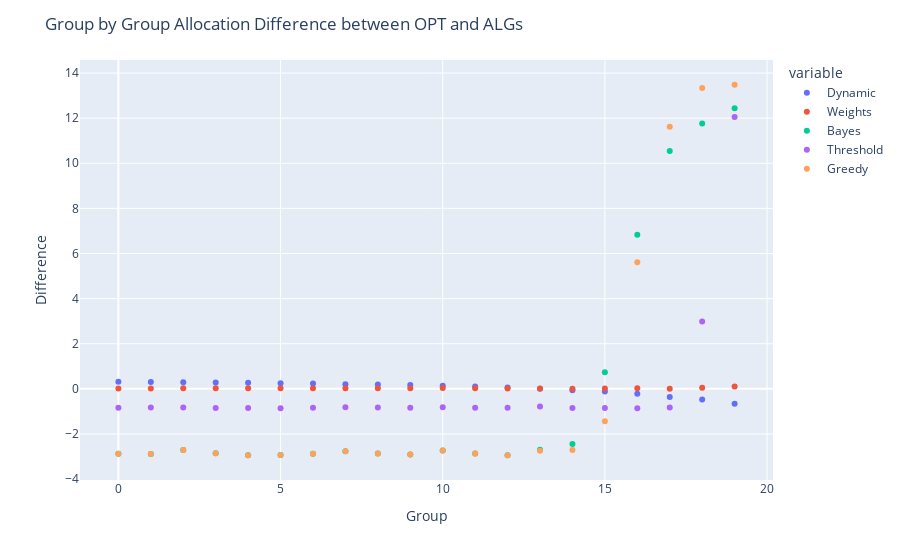

Notebook cell for this chart:
### Markdown cell above
## Fairness Comparisons using Utility

### Code cell
group = np.arange(n)
budget = .9*15*n
group_expected_demands = np.zeros(n) + 15
score_weights = np.zeros((n,num_iterations))
score_bayes = np.zeros((n,num_iterations))
score_dynamic = np.zeros((n,num_iterations))
score_greedy = np.zeros((n,num_iterations))
score_threshold = np.zeros((n,num_iterations))
env = np.zeros((5,num_iterations))
po = np.zeros((5,num_iterations))
prop = np.zeros((5,num_iterations))
linf = np.zeros((5, num_iterations))
for i in range(num_iterations):
    group_demands = np.random.choice(size=n, a=support, p=vals)
    opt = waterfilling_waste(group_demands,budget)
    bayes = waterfilling_bayesian(group_demands, opt_policy[(max_n-n):(max_n+1),:], budget, b_grid, grid_size)
    
    # comparing the Bayes algorithm
    score_bayes[:,i] = opt - bayes
    env[0,i] = max(0,np.amax(envy_utility(bayes,group_demands)))
    po[0,i] = excess(bayes,budget)
    prop[0,i] = np.amax(proportionality_utility(bayes,group_demands,budget))
    linf[0,i] = np.amax(score_bayes[:,i])
    
    # comparing exp-demand
    weights_alloc = waterfilling_weights_waste(weights, sorted_distribution, group_demands,budget)
    score_weights[:,i] = opt - weights_alloc
    env[1,i] = max(0,np.amax(envy_utility(weights_alloc,group_demands)))
    po[1,i] = excess(weights_alloc,budget)
    prop[1,i] = np.amax(proportionality_utility(weights_alloc,group_demands,budget))
    linf[1,i] = np.amax(score_weights[:,i])
    
    # comparing exp-number
    dynamic = waterfilling_dynamic_waste(group_expected_demands,group_demands,budget)
    score_dynamic[:,i] = opt - dynamic
    env[2,i] = max(0,np.amax(envy_utility(dynamic,group_demands)))
    po[2,i] = excess(dynamic,budget)
    prop[2,i] = np.amax(proportionality_utility(dynamic,group_demands,budget))
    linf[2,i] = np.amax(score_dynamic[:,i])
    
    # comparing greedy
    greedy_alloc = greedy(group_demands,budget)
    score_greedy[:,i] = opt - greedy_alloc
    env[3,i] = max(0,np.amax(envy_utility(greedy_alloc,group_demands)))
    po[3,i] = excess(greedy_alloc,budget)
    prop[3,i] = np.amax(proportionality_utility(greedy_alloc,group_demands,budget))
    linf[3,i] = np.amax(score_greedy[:,i])
    
    # comparing threshold
    threshold = constant_threshold(group_demands,budget,expected_demand)
    score_threshold[:,i] = opt - threshold
    env[4,i] = max(0,np.amax(envy_utility(threshold,group_demands)))
    po[4,i] = excess(threshold,budget)
    prop[4,i] = np.amax(proportionality_utility(threshold,group_demands,budget))
    linf[4,i] = np.amax(score_threshold[:,i])
score_bayes = np.average(score_bayes, axis=1)
score_weights = np.average(score_weights, axis=1)
score_dynamic = np.average(score_dynamic, axis=1)
score_greedy = np.average(score_greedy, axis=1)
score_threshold = np.average(score_threshold, axis=1)
env = np.average(env,axis=1)
po = np.average(po,axis=1)
prop = np.average(prop,axis=1)
linf = np.average(linf,axis=1)
print('bayes, weights, dynamic, greedy, threshold')
print('envy:')
print(env)
print('po')
print(po)
print('prop')
print(prop)
print('linf')
print(linf)
data_dict = {'Group':group,'Dynamic':score_dynamic,'Weights':score_weights, 'Bayes':score_bayes, 'Threshold':score_threshold,'Greedy':score_greedy}
df_uniform = pd.DataFrame(data_dict).melt(id_vars="Group")
df_uniform.to_csv('../../data/gaussian/GroupAllocationDifference.csv')
fig = px.scatter(df_uniform, x="Group", y="value", color='variable')
fig.update_layout(
    title="Group by Group Allocation Difference between OPT and ALGs",
    xaxis_title="Group",
    yaxis_title="Difference")
fig.show()

### Figure 1 — Plotly figure (JSON) as saved in the notebook; plotly's stock layout.template omitted (floating-point values rounded to 4 significant figures)
{"data": [{"hovertemplate": "variable=Dynamic<br>Group=%{x}<br>value=%{y}<extra></extra>", "legendgroup": "Dynamic", "marker": {"color": "#636efa", "symbol": "circle"}, "mode": "markers", "name": "Dynamic", "orientation": "v", "showlegend": true, "type": "scatter", "x": [0, 1, 2, 3, 4, 5, 6, 7, 8, 9, 10, 11, 12, 13, 14, 15, 16, 17, 18, 19], "xaxis": "x", "y": [0.3118, 0.3014, 0.2921, 0.2866, 0.2662, 0.2533, 0.2325, 0.205, 0.1922, 0.1694, 0.1405, 0.1043, 0.05633, 0.006713, -0.0563, -0.1134, -0.2213, -0.3607, -0.4677, -0.6548], "yaxis": "y"}, {"hovertemplate": "variable=Weights<br>Group=%{x}<br>value=%{y}<extra></extra>", "legendgroup": "Weights", "marker": {"color": "#EF553B", "symbol": "circle"}, "mode": "markers", "name": "Weights", "orientation": "v", "showlegend": true, "type": "scatter", "x": [0, 1, 2, 3, 4, 5, 6, 7, 8, 9, 10, 11, 12, 13, 14, 15, 16, 17, 18, 19], "xaxis": "x", "y": [0.01485, 0.01704, 0.02266, 0.02267, 0.02176, 0.02521, 0.02834, 0.02847, 0.03039, 0.03106, 0.03344, 0.0286, 0.01866, 0.01447, 0.00539, 0.01762, 0.02234, 0.00671, 0.05048, 0.09973], "yaxis": "y"}, {"hovertemplate": "variable=Bayes<br>Group=%{x}<br>value=%{y}<extra></extra>", "legendgroup": "Bayes", "marker": {"color": "#00cc96", "symbol": "circle"}, "mode": "markers", "name": "Bayes", "orientation": "v", "showlegend": true, "type": "scatter", "x": [0, 1, 2, 3, 4, 5, 6, 7, 8, 9, 10, 11, 12, 13, 14, 15, 16, 17, 18, 19], "xaxis": "x", "y": [-2.882, -2.891, -2.711, -2.854, -2.938, -2.928, -2.881, -2.765, -2.861, -2.913, -2.733, -2.869, -2.943, -2.695, -2.45, 0.733, 6.831, 10.55, 11.76, 12.44], "yaxis": "y"}, {"hovertemplate": "variable=Threshold<br>Group=%{x}<br>value=%{y}<extra></extra>", "legendgroup": "Threshold", "marker": {"color": "#ab63fa", "symbol": "circle"}, "mode": "markers", "name": "Threshold", "orientation": "v", "showlegend": true, "type": "scatter", "x": [0, 1, 2, 3, 4, 5, 6, 7, 8, 9, 10, 11, 12, 13, 14, 15, 16, 17, 18, 19], "xaxis": "x", "y": [-0.8342, -0.8296, -0.8261, -0.8509, -0.8496, -0.8588, -0.8372, -0.8144, -0.8311, -0.8367, -0.8183, -0.8338, -0.8378, -0.7796, -0.8469, -0.8473, -0.8552, -0.8288, 2.988, 12.05], "yaxis": "y"}, {"hovertemplate": "variable=Greedy<br>Group=%{x}<br>value=%{y}<extra></extra>", "legendgroup": "Greedy", "marker": {"color": "#FFA15A", "symbol": "circle"}, "mode": "markers", "name": "Greedy", "orientation": "v", "showlegend": true, "type": "scatter", "x": [0, 1, 2, 3, 4, 5, 6, 7, 8, 9, 10, 11, 12, 13, 14, 15, 16, 17, 18, 19], "xaxis": "x", "y": [-2.882, -2.891, -2.711, -2.854, -2.938, -2.928, -2.881, -2.765, -2.861, -2.913, -2.733, -2.869, -2.943, -2.742, -2.708, -1.435, 5.613, 11.62, 13.34, 13.48], "yaxis": "y"}], "layout": {"legend": {"title": {"text": "variable"}, "tracegroupgap": 0}, "margin": {"t": 60}, "title": {"text": "Group by Group Allocation Difference between OPT and ALGs"}, "xaxis": {"anchor": "y", "domain": [0, 1], "title": {"text": "Group"}}, "yaxis": {"anchor": "x", "domain": [0, 1], "title": {"text": "Difference"}}}}
